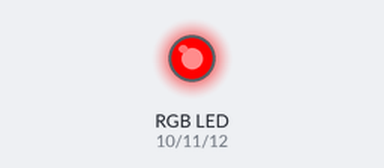
This sketch was run on a simulated Arduino Uno, built with avr-gcc and run on an emulated ATmega328P. Parts: an RGB LED mixed from three pins (HIGH = lit).

Above: at 0.12 s.
At 1.37 s:
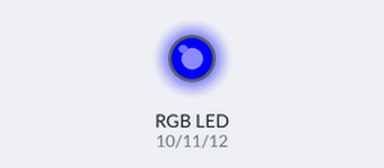
At 2.62 s:
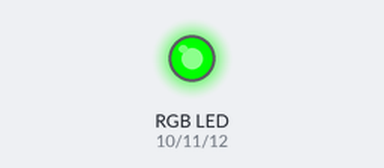
Timing chart, 0 to 3.0 s (numbered marks = the images above):
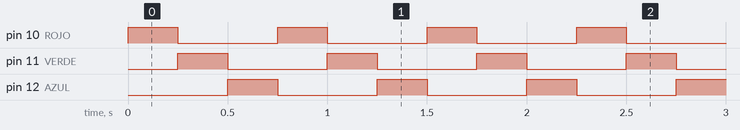

The sketch:

RGB.ino
```cpp
#define ROJO 10
#define VERDE 11
#define AZUL 12
#define DELAY 250

void setup() {
  // put your setup code here, to run once:
  pinMode(ROJO, OUTPUT);
  pinMode(VERDE, OUTPUT);
  pinMode(AZUL, OUTPUT);
}

void loop() {
  // put your main code here, to run repeatedly:
  for(int i=ROJO; i<=AZUL; i++) {
    digitalWrite(i, HIGH);
    delay(DELAY);
    digitalWrite(i, LOW);
  }
}
```

Measured:
- by itself, pin 10 (ROJO), pin 11 (VERDE), pin 12 (AZUL): alternates HIGH for 0.25 s and LOW for 0.50 s
- by itself, everything shown: repeats every 0.75 s, in 3 steps
